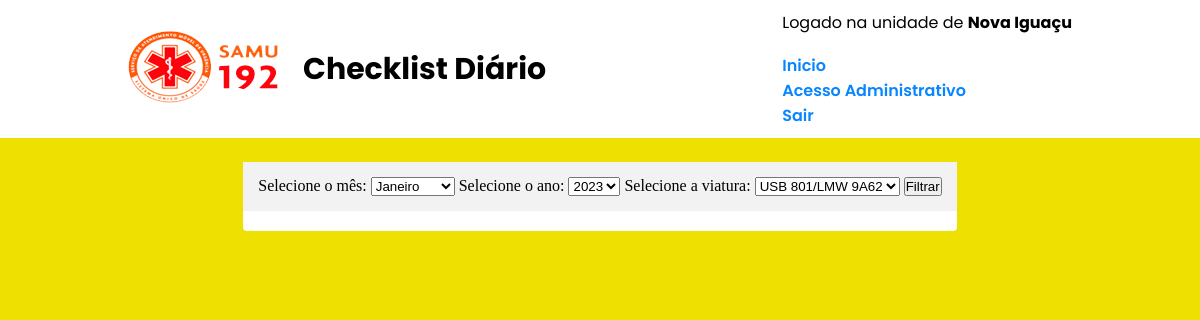
Page /registros/ (signed in) on the earlier database version.
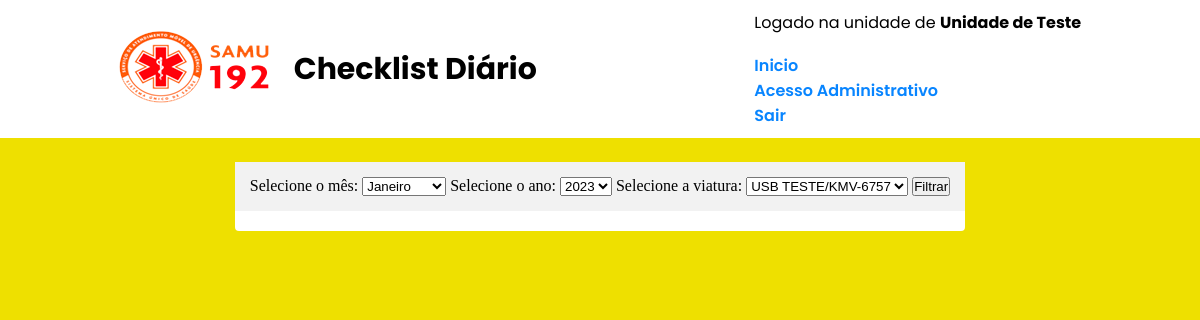
Same page on the later database version.
### unity/models.py (models this page shows, shortened)
class User(AbstractUser):
    username = models.CharField(max_length=45, unique=True)
    unity = models.ForeignKey(Unidade, null=True, on_delete=models.SET_NULL)
    usa = models.BooleanField(default=True, verbose_name='USA')
    usb = models.BooleanField(default=True, verbose_name='USB')
    objects = CustomUserManager()
    USERNAME_FIELD = "username"

### categorias/models.py (models this page shows, shortened)
class Unidade(models.Model):
    name = models.CharField(max_length=200, verbose_name='Nome')
    def __str__(self):
        return self.name

### categorias/views.py (the view)
# urls.py: path('registros/', views.registros_mensal, name='registros'),
def registros_mensal(request):
        if request.user.is_authenticated:
            user = request.user
            viaturas = Viatura.objects.filter(unidade=user.unity, ativo=True)
            context = {
            'items': False,
            'viaturas': viaturas
            }
            if request.method == 'POST':
                day = 31
                _mes = int(request.POST.get('mes'))
                _ano = int(request.POST.get('ano'))
                _copy_mes = None
                _copy_ano = _ano
                if _mes == 4 or _mes == 6 or _mes == 9 or _mes == 11:
                    day = 30
                elif _mes == 2:
                    day = 28
                if _mes == 12:
                    _copy_mes = 1
                    _copy_ano += 1
                else:
                    _copy_mes = _mes + 1
                _viatura = request.POST.get('select_viaturas')
                objects = RegistroItemDiario.objects.filter(vtr=_viatura, date__range=(date(_ano, _mes, 1), date(_copy_ano, _copy_mes, 1))).all()
                vtr = Viatura.objects.filter(unidade=user.unity, id=_viatura).first()
                registro_vtr = RegistrosDiario.objects.filter(viatura__id=_viatura, pub_date__range=(date(_ano, _mes, 1), date(_copy_ano, _copy_mes, 1)))
                context['infosday'] =  zip([str(f'1/{_mes}/{_ano} a 1/{_copy_mes}/{_copy_ano}')], [vtr])
                if objects:
                    for obj1 in objects:
                        obj1.date = int(str(obj1.date)[8:10])
                    for obj2 in registro_vtr:
                        obj2.pub_date = int(str(obj2.pub_date)[8:10])
                    context['objects'] = objects
                    context['vtrs'] = registro_vtr
                    context['days'] = day
                return render(request, 'registros.html', context)
            else:
                return render(request, 'registros.html', context)
        else:
            return redirect('/')

### categorias/templates/registros.html (shortened to what this page needs)
{% extends 'base.html' %}
{% load static %}
{% block unidade %}
    <div class="headerleft">
        <a href="{% url 'index' %}">
            <img src="{% static 'img/samulogo.png' %}">
            </a>
            <a href="{% url 'index' %}">
            <h2> Checklist Diário </h2>
            </a>
    </div>
    <div class="headeright">
        {% if user.usa and not user.is_staff%}
        <label>Logado na unidade de <b>{{user.unity}} (USA)</b></label>
        {% elif user.usb and not user.is_staff%}
        <label>Logado na unidade de <b>{{user.unity}} (USB)</b></label>
        {% else %}
        <label>Logado na unidade de <b>{{user.unity}}</b></label>
        {% endif %}
        <br>
        <label><a href="/">Inicio</a></label>
        {% if user.is_staff %}
        <label><a href="/admin" target="_blank">Acesso Administrativo</a></label>
        {% endif %}
        <label><a href="{% url 'logout' %}">Sair</a></label>
    </div>
{%endblock%}
{% block conteudo%}
<div class="container" style="flex-direction: column;">
    <div class="headertop">
        <form id="form" action="{% url 'registros' %}" method="POST"  style="gap: 10px;" > {% csrf_token %}
        <label>Selecione o mês: </label>
        <select name="mes" id="mes">
          <option value="01">Janeiro</option>
        </select>
        <label>Selecione o ano: </label>
        <select name="ano" id="ano">
          <option value="2023">2023</option>
        </select>
        <label>Selecione a viatura: </label>
        <select name="select_viaturas">
            {% for vtr in viaturas %}
            <option value="{{vtr.id}}">{{vtr.name}}/{{vtr.placa}}</option>
            {% endfor %}
          </select>
          <button>Filtrar</button>
        </form>
    </div>
    {% if objects %}
        {% for vtr in vtrs %}
        <script>mensal.register("{{vtr.viatura.name}}", "KM", "{{vtr.km}}", "{{vtr.pub_date}}", "NO");</script>
        {% endfor %}
        {% for date, infovtr in infosday %}
                <div style='width: 100%;display: flex;gap:5px; padding: 10px;align-items: center;justify-content: center;'>
                    <h3 style="font-family: 'Poppins';">Relatorio Mensal data: </h3>
                    <h3 style="font-family: 'Poppins'; color:brown;">{{ date }}</h3>
                </div>
        {% endfor %}
        <div id="container">
        </div>
        <script> mensal.config("{{days}}")</script>
        {% for obj in objects %}
                <script>mensal.register("{{obj.item.item.category}}", "{{obj.item.item.name}}", "{{obj.carga}}", "{{obj.date}}", "{{obj.item.charge}}");</script>
        {% endfor %}
        <script>mensal.create()</script>
    {% else %}
        <div style='width: 100%;display: flex;padding: 10px;flex-direction:column;align-items: center;justify-content: center;'>
        </div>
    {% endif %}
</div>
{%endblock%}

### templates/base.html (shortened to what this page needs)
<!DOCTYPE html>
<html lang="pt">
<head>
    {% include 'parciais/_head.html' %}
</head>
<body>
    <header>
        <div class="header">
            {% block unidade %} {%endblock%}
        </div>
    </header>
    <main>
           {% block conteudo %} {%endblock%}
    </main>
</body>
</html>

### templates/parciais/_head.html (shortened to what this page needs)
{%load static%}
<link href="{% static 'css/style.css' %}" rel="stylesheet">

### templates/static/css/style.css (style rules this page uses)
* { margin: 0; padding: 0; box-sizing: border-box; }
body { background-color:#eee000; width:100%; height:100%; display:inline-block; min-height:100vh }
a { text-decoration: none; }
.header { width: 100%; min-height: 120px; height: 100%; padding: 10px; background-color:white; margin-bottom:2%; display: flex; justify-content: space-around; align-items: center; }
main { width: 100%; height: 100%; display:flex; justify-content:center; align-items:center; }
.headertop { background-color: #f2f2f2; min-width: 30%; display: flex; justify-content: space-between; padding: 15px; }
.headerleft { width: auto; display: flex; align-items: center; gap: 20px; }
.headerleft h2 { font-family: 'Poppins'; font-size: 30px; color:black }
.headeright { width: auto; display: flex; align-items: flex-end; flex-direction: column; justify-content: center; height: 100%; }
.headeright label { width: 100%; font-family: 'Poppins'; }
.headeright a { color: #0885ff; font-family: 'Poppins'; font-weight: 600; font-style: normal; text-decoration: none; }
.container { background-color:white; display:flex; flex-wrap: wrap; justify-content:center; border-radius: 4px; }

Differences in the rows shown:
changed User: unity "Nova Iguaçu" → "Unidade de Teste"
Other differences:
form field select_viaturas: "USB 801/LMW 9A62" → "USB TESTE/KMV-6757"
